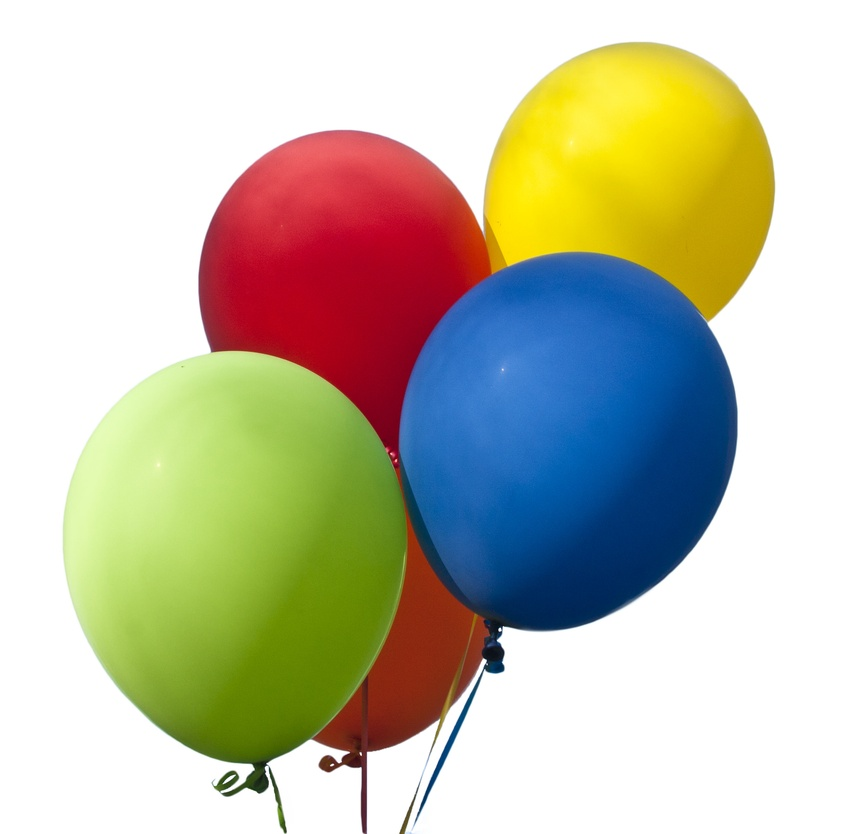
#> input picture own_cascade/images/10464445726_6f1e3bbe6a_k.jpg, 846 x 834 px, shrunk from 2048 x 2019 before the run, given in place of the camera
$ python untitled0.py
#> lines starting #> are read from the running program, lines starting #| are printed output that depends on the picture; after the words box and inside, x2 and y2 are one past the last pixel; in counts of white or black regions, pixels touching at a corner belong together
#> further down, frame is the input picture: shape (834, 846, 3); mean B, G, R 169.6, 191, 193.4
#> `hsv=cv2.cvtColor(frame,cv2.COLOR_BGR2HSV)`: hsv: shape (834, 846, 3); mean H, S, V 40.1, 100.5, 217.8
#-*-coding: cp1254-*-
###Renk ve Sekil Algılama###

import numpy as np
import cv2

red_lower = np.array([0, 100, 100],np.uint8)
red_upper = np.array([10, 255, 255],np.uint8)


cam=cv2.VideoCapture(0)

def filtre(lower,upper):
	mask=None
	mask=cv2.inRange(hsv, lower, upper)
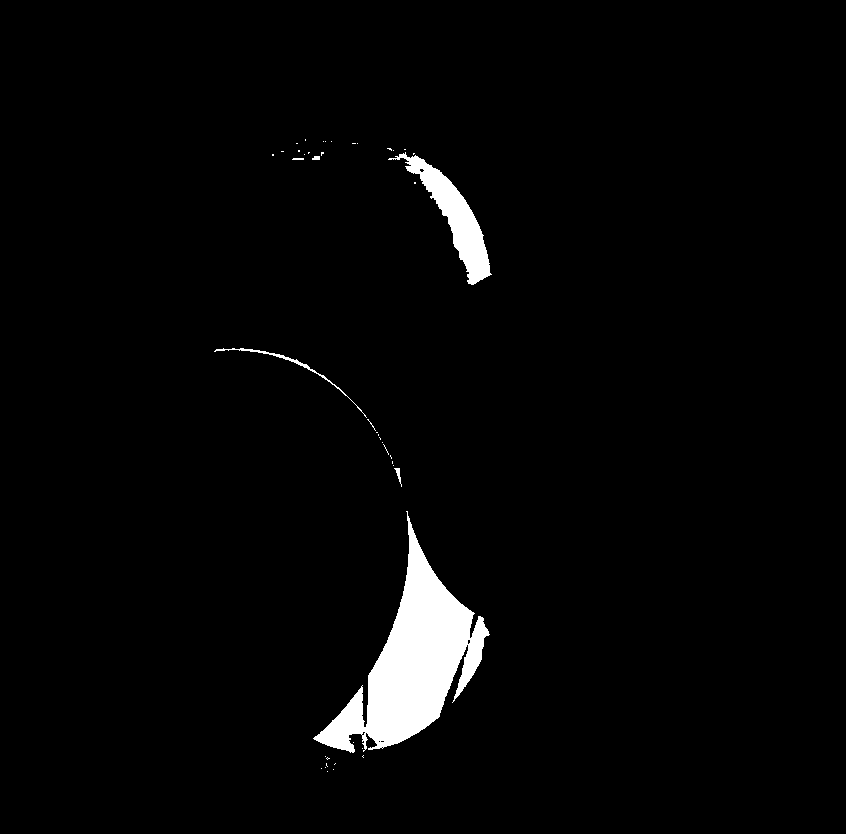
#> mask: shape (834, 846); 2.7% white; 44 white regions (38 under 20 px), largest, box (x1, y1, x2, y2) and area: (313, 511, 490, 753) 15041, (388, 152, 492, 285) 3502, (214, 348, 367, 418) 345, (394, 468, 402, 487) 51, (312, 156, 320, 160) 28, (292, 158, 304, 160) 23
	mask=cv2.erode(mask,None,iterations=2)
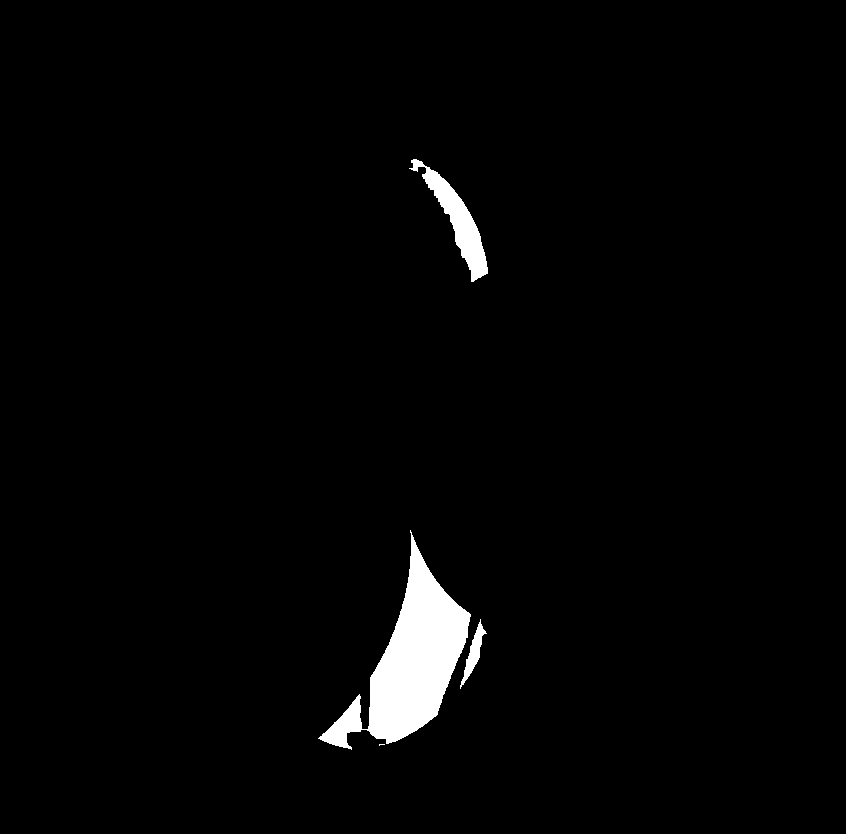
#> mask: shape (834, 846); 2.1% white; 4 white regions (1 under 20 px), largest, box (x1, y1, x2, y2) and area: (318, 530, 471, 750) 12095, (409, 159, 488, 282) 2515, (460, 619, 487, 689) 531
	mask=cv2.dilate(mask,None,iterations=2)
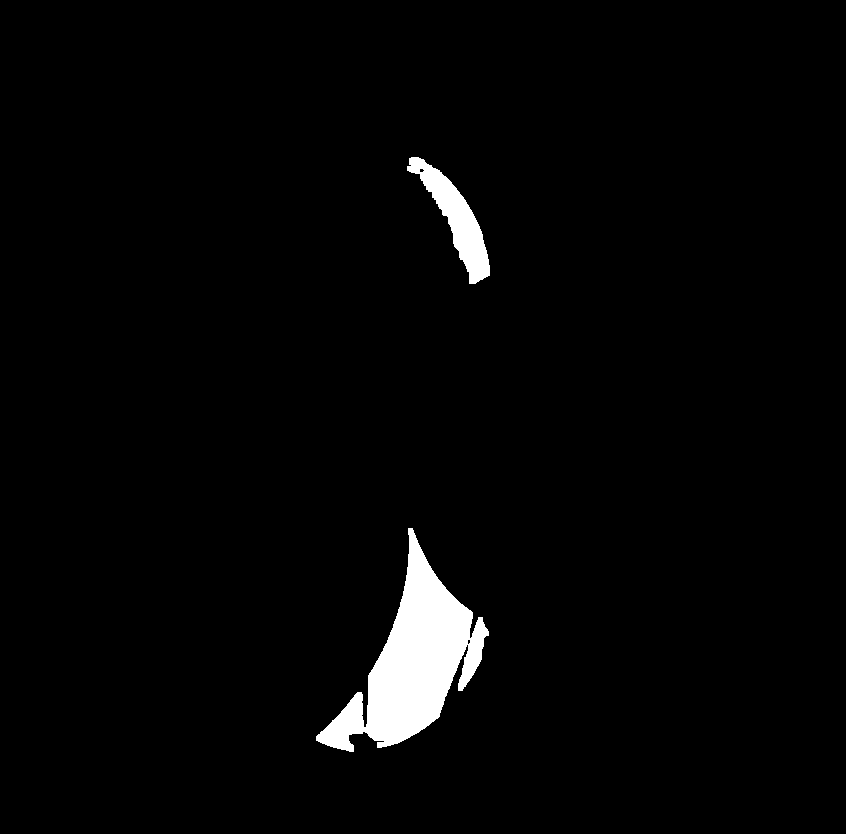
#> mask: shape (834, 846); 2.6% white; 2 white regions
	return mask

def detect(c):
	peri=cv2.arcLength(c,True)
	approx=cv2.approxPolyDP(c,0.04*peri,True)

	if len(approx)==1:
		shape="Ucgen"
	else:
		shape="Tanimlanamayan"
	return shape

def algilama(mask,renk):
#> called with renk = 'kirmizi'
	cnts,_=cv2.findContours(mask.copy(),cv2.RETR_EXTERNAL,cv2.CHAIN_APPROX_SIMPLE)
#> cnts = 2 contours; box (x1, y1, x2, y2) and area: (316, 528, 489, 752) 14416, (407, 157, 490, 284) 3236
	center= None
	if len(cnts)>0:
		c=max(cnts,key=cv2.contourArea)
#> c = contour of 394 points, box (x1, y1, x2, y2) (316, 528, 489, 752), area 14416
		x,y,w,h=cv2.boundingRect(c)
#> x = 316; y = 528; w = 173; h = 224

		M = cv2.moments(c)
#> M = moments, m00 14416.5, centre m10/m00, m01/m00 = (413, 662)
		cX = int((M["m10"] / M["m00"]))
#> cX = 412
		cY = int((M["m01"] / M["m00"]))
#> cY = 661
		shape = detect(c)
#> in detect, `peri=cv2.arcLength(c,True)`: peri = 915.1
#> in detect, `approx=cv2.approxPolyDP(c,0.04*peri,True)`: approx = [[412, 528], [322, 743], [481, 659]]
#> shape = 'Tanimlanamayan'

		c=c.astype("int")
#> c = 394 rows, first 8: [408, 528], [408, 534], [409, 535], [409, 553], [408, 554], [408, 566], [407, 567], [407, 574]
		cv2.drawContours(frame, [c], -1, (0, 255, 0), 2)
		cv2.putText(frame, shape, (cX, cY), cv2.FONT_HERSHEY_SIMPLEX,0.5, (255, 255, 255), 2)
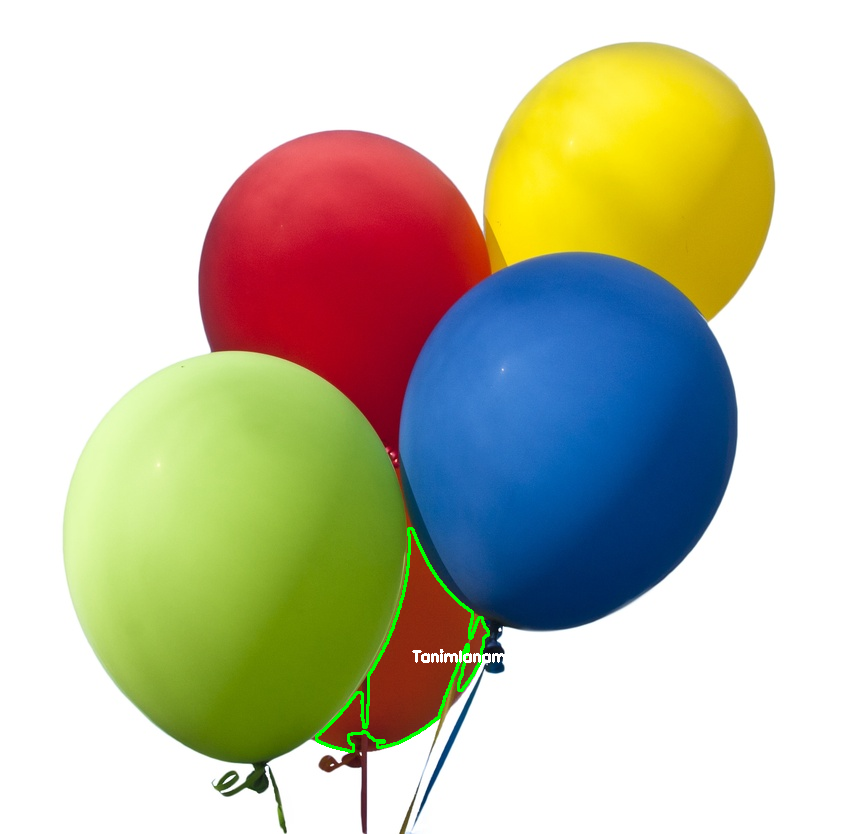
#> frame: shape (834, 846, 3); mean B, G, R 169.7, 191.9, 193.1
		cv2.putText(frame,renk,(x,y),cv2.FONT_HERSHEY_SIMPLEX, 0.7, (0,0,0))
#> frame: shape (834, 846, 3); 0.02% of pixels changed, all inside (x1, y1, x2, y2) = (319, 513, 386, 529)


while(cam.isOpened()):
	ret,frame=cam.read()
	if ret:
		blur=cv2.GaussianBlur(frame,(5,5),0)
		hsv=cv2.cvtColor(frame,cv2.COLOR_BGR2HSV)

		red=filtre(red_lower,red_upper)


		algilama(red,"kirmizi")

		cv2.imshow('frame',frame)
		if cv2.waitKey(1) & 0xFF ==27:
#> (key Esc is pressed here)
			break
	else:
		break
cam.release()
cv2.destroyAllWindows()
